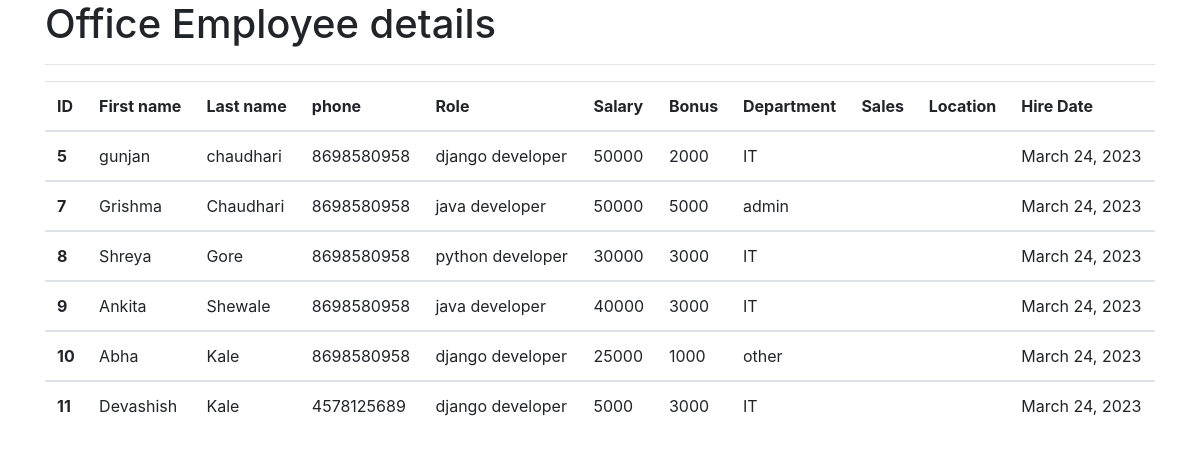
The app's page /all_emp with its own data.
### employee_app/models.py (models this page shows, shortened)
class Employees(models.Model):
    first_name = models.CharField(max_length=100, null=False)
    last_name = models.CharField(max_length=100, null=False)
    dept = models.ForeignKey(Department, on_delete=models.CASCADE)
    salary = models.IntegerField(default=0)
    bonus = models.IntegerField(default=0)
    role = models.ForeignKey(Role, on_delete=models.CASCADE)
    phone = models.IntegerField(default=0)
    hire_date = models.DateField()
    def __str__(self):
        return '%s %s %s' %(self.first_name, self.last_name, self.phone)

class Role(models.Model):
    name = models.CharField(max_length=100, null=False)

class Department(models.Model):
    name = models.CharField(max_length=100, null=False)
    lacation = models.CharField(max_length=100)

### employee_app/views.py (the view)
# urls.py: path('all_emp', views.all_emp, name='all_emp'),
def all_emp(request):
    emps = Employees.objects.all()
    context = {
        'emps': emps
    }
    print(context)
    return render(request, 'all_emp.html', context)

### templates/all_emp.html (shortened to what this page needs)
<!doctype html>
<html lang="en">
  <head>
    <link rel="stylesheet" href="https://cdn.jsdelivr.net/npm/bootstrap@4.0.0/dist/css/bootstrap.min.css">
  </head>
  <body>
  <div class=" container">
      <h1>Office Employee details</h1>
      <hr>
      <table class="table table-hover">
  <thead>
    <tr>
      <th scope="col">ID</th>
      <th scope="col">First name</th>
      <th scope="col">Last name</th>
      <th scope="col">phone</th>
      <th scope="col">Role</th>
      <th scope="col">Salary </th>
      <th scope="col">Bonus</th>
      <th scope="col">Department</th>
      <th scope="col">Sales</th>
      <th scope="col">Location</th>
      <th scope="col">Hire Date</th>
    </tr>
  </thead>
          {% for emp in emps %}
  <tbody>
    <tr>
      <th scope="row">{{emp.id}}</th>
      <td>{{emp.first_name}}</td>
      <td>{{emp.last_name}}</td>
      <td>{{emp.phone}}</td>
      <td>{{emp.role.name}}</td>
      <td>{{emp.salary}}</td>
      <td>{{emp.bonus}}</td>
      <td>{{emp.dept.name}}</td>
      <td>{{emp.sales}}</td>
      <td>{{emp.dept.location}}</td>
      <td>{{emp.hire_date}}</td>
    </tr>
  </tbody>
          {% endfor %}
</table>
  </div>
  </body>
</html>

### records on screen
Employees: id "5", first_name "gunjan", last_name "chaudhari", phone "8698580958", role.name "django developer", salary "50000", bonus "2000", dept.name "IT", hire_date "March 24, 2023"
Employees: id "7", first_name "Grishma", last_name "Chaudhari", phone "8698580958", role.name "java developer", salary "50000", bonus "5000", dept.name "admin", hire_date "March 24, 2023"
Employees: id "8", first_name "Shreya", last_name "Gore", phone "8698580958", role.name "python developer", salary "30000", bonus "3000", dept.name "IT", hire_date "March 24, 2023"
Employees: id "9", first_name "Ankita", last_name "Shewale", phone "8698580958", role.name "java developer", salary "40000", bonus "3000", dept.name "IT", hire_date "March 24, 2023"
Employees: id "10", first_name "Abha", last_name "Kale", phone "8698580958", role.name "django developer", salary "25000", bonus "1000", dept.name "other", hire_date "March 24, 2023"
Employees: id "11", first_name "Devashish", last_name "Kale", phone "4578125689", role.name "django developer", salary "5000", bonus "3000", dept.name "IT", hire_date "March 24, 2023"
